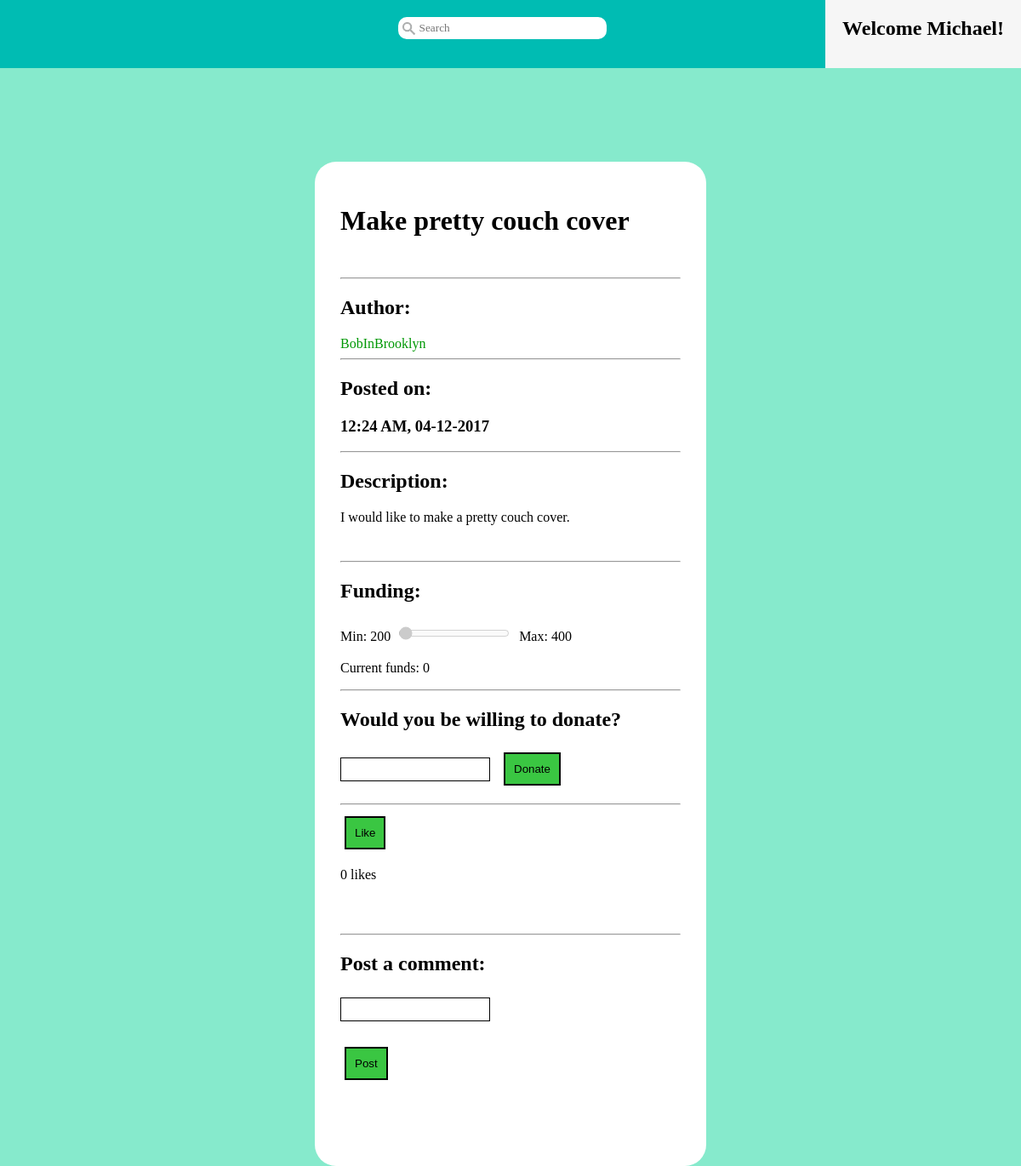
Page /?controller=pages&action=project&pid=205 (signed in) on the earlier database version.
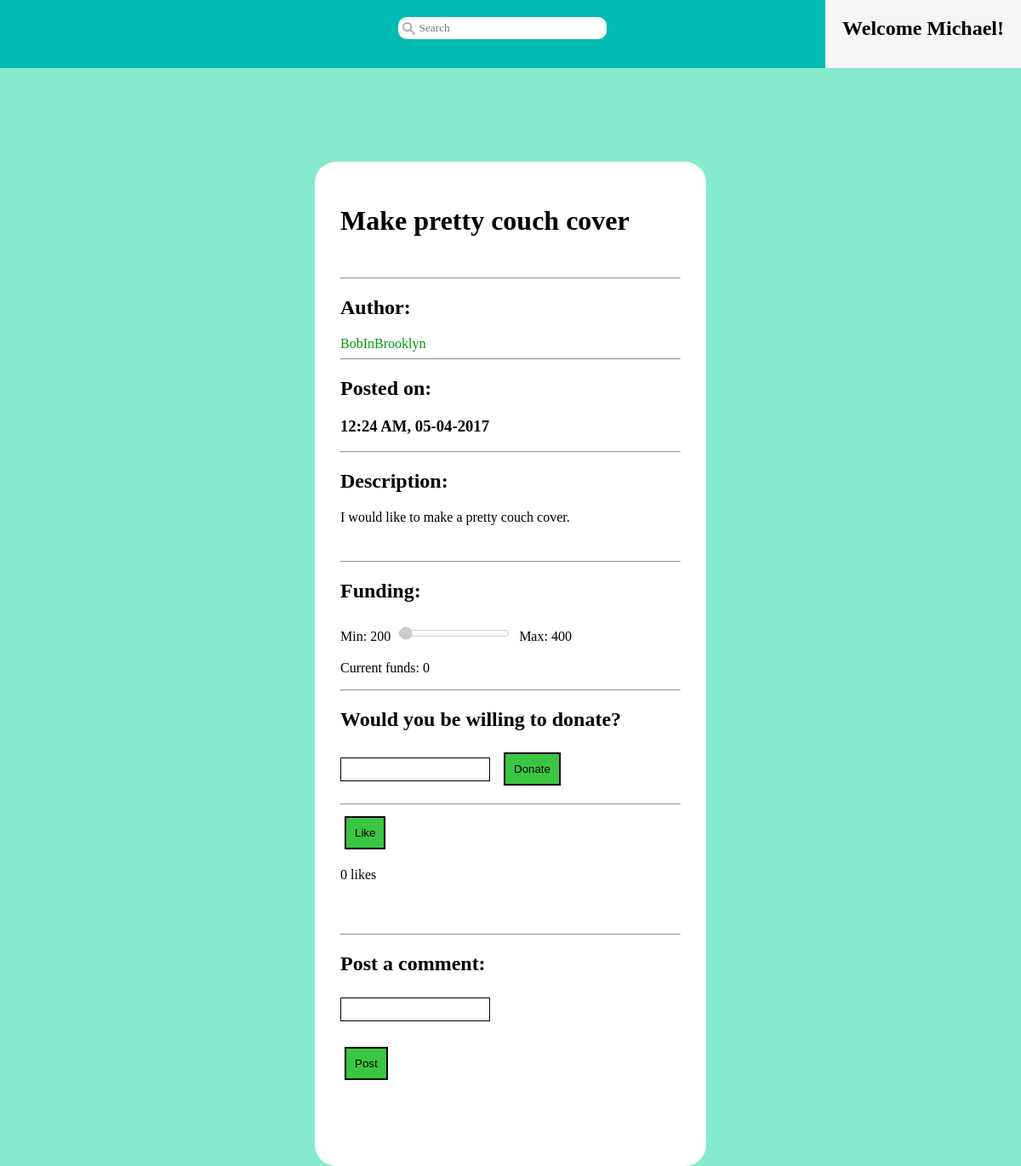
Same page on the later database version.
### tables this page shows
CREATE TABLE Project (
  pid INTEGER NOT NULL,           --INTEGER primary keys autoincrement in SQLite3
  username VARCHAR(15) NOT NULL,
  pname VARCHAR(15) NOT NULL,
  description TEXT,
  post_time DATETIME NOT NULL,
  proj_completed BIT NOT NULL,    --if project has been completed yet
  completion_time DATETIME,       --date the project was completed
  minfunds REAL NOT NULL,
  maxfunds REAL NOT NULL,
  camp_end_time DATETIME NOT NULL,--date the campaign ends
  camp_finished BIT NOT NULL,     --if campaign is completed yet
  camp_success BIT NOT NULL,      --if the min funds were reached in time
  PRIMARY KEY (pid),
  FOREIGN KEY (username) REFERENCES User(username)
);

### index.php (called while the page is built, shortened)
<?php
    require_once('db.php');
    require_once('view/layout.php');
?>

### db.php (called while the page is built, shortened)
<?php
    class DB {
        private static $instance = null;
        private $db;
        private function __construct() {
            $dbname = $_SERVER['DOCUMENT_ROOT'].'/Flint/flint.db';
            $this->db = new PDO("sqlite:{$dbname}");
        }
        public static function getInstance() {
            if (!isset(self::$instance)) {
                self::$instance = new DB();
            }
            return self::$instance;
        }
        public function runSelect($query, $entries) {
            $db = $this->db;
            $statement = $db->prepare($query);
            if ($entries) {
                $statement->execute($entries);
            } else {
                $statement->execute();
            }
            $results = $statement->fetchAll();
            if ($results) {
                return $this->resultsToArray($results);
            } else {
                return [];
            }
        }
        public function resultsToArray($results) {
            $allitems = array();
            foreach ($results as $row) {
                $item = array();
                foreach (array_keys($row) as $key) {
                    if (gettype($key) != "integer") {
                        $item[$key] = $row[$key];
                    }
                }
                array_push($allitems, $item);
            }
            return($allitems);
        }
    }
?>

### model/project.php (called while the page is built, shortened)
<?php
    class Project {
        public function __construct($pid, $username, $pname, $description, $post_time,
                $proj_completed, $completion_time, $minfunds, $maxfunds, $camp_end_time,
                $camp_finished, $camp_success, $tags) {
            $this->pid = $pid;
            $this->username = $username;
            $this->pname = $pname;
            $this->description = $description;
            $this->post_time = $post_time;
            $this->minfunds = $minfunds;
            $this->maxfunds = $maxfunds;
            $this->camp_finished = $camp_finished;
        }
        public static function getProject($pid) {
            $db = DB::getInstance();
            $q = "SELECT * FROM Project WHERE pid=:p;";
            $entries = array(":p" => $pid);
            $results = $db->runSelect($q, $entries);
            $tags = self::getProjectTags($pid);
            if ($results) {
                $row = $results[0];
                $project = new Project(
                        $row['pid'],
                        $row['username'],
                        $row['pname'],
                        $row['description'],
                        $row['post_time'],
                        $row['proj_completed'],
                        $row['completion_time'],
                        $row['minfunds'],
                        $row['maxfunds'],
                        $row['camp_end_time'],
                        $row['camp_finished'],
                        $row['camp_success'],
                        $tags
                    );
                return $project;
            } else {
                return null;
            }
        }
        public static function getProjectTags($pid) {
            $db = DB::getInstance();
            $q = "SELECT name AS tag_name FROM Project JOIN Ptags USING(pid) "
                ."JOIN Tags USING(tid) WHERE pid=:p;";
            $e = [':p' => $pid];
            $results = $db->runSelect($q, $e);
            $tags = [];
            return $tags;
        }
        public static function getLikes($pid) {
            $db = DB::getInstance();
            $q = "SELECT username, ltime FROM Likes WHERE pid=:p;";
            $entries = array(":p" => $pid);
            $results = $db->runSelect($q, $entries);
            if ($results) {
                $users = [];
                foreach ($results as $row) {
                    $users[$row['username']] = $row['ltime'];
                }
                return $users;
            } else {
                return [];
            }
        }
    }
?>

### model/donation.php (called while the page is built, shortened)
<?php
    class Donation {
        public static function getTotalDonations($pid) {
            $db = DB::getInstance();
            $q = "SELECT SUM(amount) AS total FROM Donation WHERE pid=:p GROUP BY pid;";
            $entries = array(":p" => $pid);
            $results = $db->runSelect($q, $entries);
            if ($results) {
                $row = $results[0];
                return $row['total'];
            } else {
                return 0;
            }
        }
    }
?>

### view/pages/project_view.php (the view, shortened to what the changed rows need)
<link rel="stylesheet" href="/Flint/view/pages/css/project.css" />
<div id="container">
    <?php
        $owner = ($_SESSION['username'] == $project->username);
        if ($owner) {
            echo "<h1>Title: "
                ."<input id='title' type='text' value='".$project->pname."'>"
                ."</h1>";
        } else {
            echo "<h1>".$project->pname."</h1>";
        }
    ?>
    <br />
    <hr>
    <h2>Author:</h2>
    <a class='entry-title' href='/Flint/?controller=pages&action=user&user=<?php
            echo $project->username; ?>'><?php echo $project->username; ?></a>
    <hr>
    <h2>Posted on:</h2>
    <h3><?php echo date('h:i A, m-d-Y', strtotime($project->post_time)); ?></h3>
    <hr>
    <h2>Description:</h2>
    <?php
        if ($owner) {
            echo "<textarea id='description' type='text' rows='10' cols='50'>"
                .$project->description."</textarea>";
        } else {
            echo "<p>".$project->description."</p>";
        }
    ?>
    <br />
    <hr>
    <h2>Funding:</h2>
    <p>Min: <?php echo $project->minfunds; ?>  <input id='donation-scale' type='range'
            min='<?php echo $project->minfunds; ?>'
            max='<?php echo $project->maxfunds; ?>'
            value='<?php echo $totalFunds ? $totalFunds : 0; ?>' disabled>
        Max: <?php echo $project->maxfunds; ?>
    </p>
    <p id='current-funds'>
        Current funds: <?php echo $totalFunds ? $totalFunds : 0; ?></p>
    <?php
    if ($project->camp_finished) {
        echo "<hr><h2>The campaign was "
            .($project->camp_success ? "" : "not ")."a success.</h2>";
        if (!($project->proj_completed) && $owner) {
            ?>
            <br />
            <h2>Is the project completed?</h2>
            <button type='button' id='finish-project'
                    onclick='finishProject(<?php echo $project->pid; ?>)'>
                    Finish Project</button>
            <br /><br />
            <hr>
            <?php
        }
    } else if ($project->username != $_SESSION['username']) {
        ?>
        <hr>
        <h2>Would you be willing to donate?</h2>
        <input type='number' name='donation' id='donation' step='1'
                title="Whole numbers" pattern="[0-9]">
        <button type='button' id='submit'
                onclick='donate(<?php echo $project->pid; ?>)'>Donate</button>
        <?php
    }
    if (($project->username != $_SESSION['username'] && $likes
            && !array_key_exists($_SESSION['username'], $likes))
        || ($project->username != $_SESSION['username'] && !$likes)) {
        ?>
        <hr>
        <button type='button' id='like-button'
                onclick='like(<?php echo $project->pid; ?>)'>Like</button>
        <?php
    }
    echo "<p id='likes'>".count($likes)." likes</p><br /><br />";
        ?>
        <?php
    if ($owner) {
        echo "<hr><h2 id='post-title'>Post an update: </h2>";
    } else {
        echo "<hr><h2 id='post-title'>Post a comment: </h2>";
    }
    ?>
    <form method="POST" id='post-form'>
    <input type='text' id='post-content' name='content'>
    </form>
    <br />
    <button type='button' id='post-button'
       onclick='post(
        <?php echo $project->pid.','.intval($owner).',"'.$_SESSION['username'].'"';
        ?>)'>Post</button>
</div>

Differences in the rows shown:
changed project "Make pretty couch cover": post_time "12:24 AM, 04-12-2017" → "12:24 AM, 05-04-2017"
